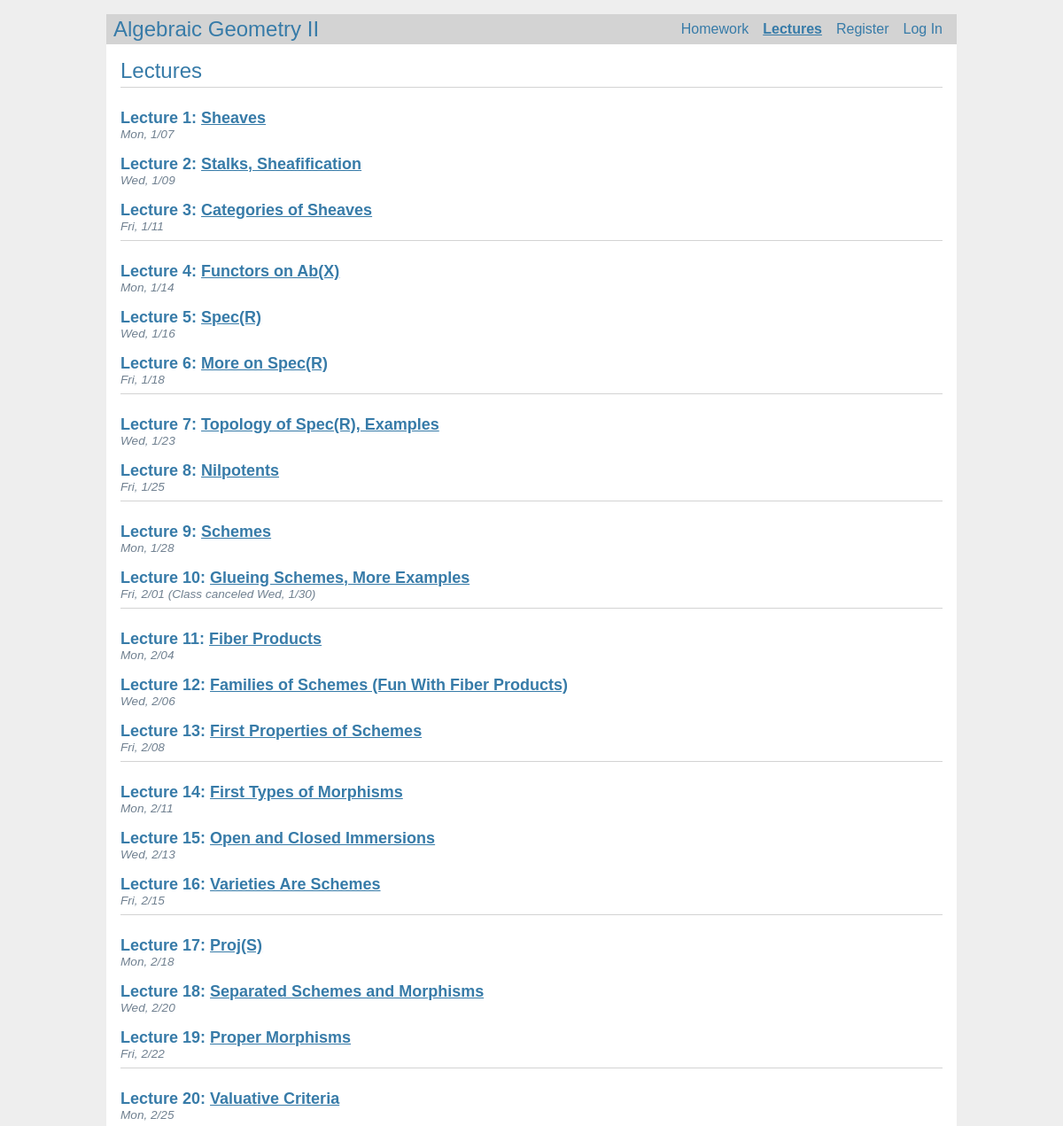
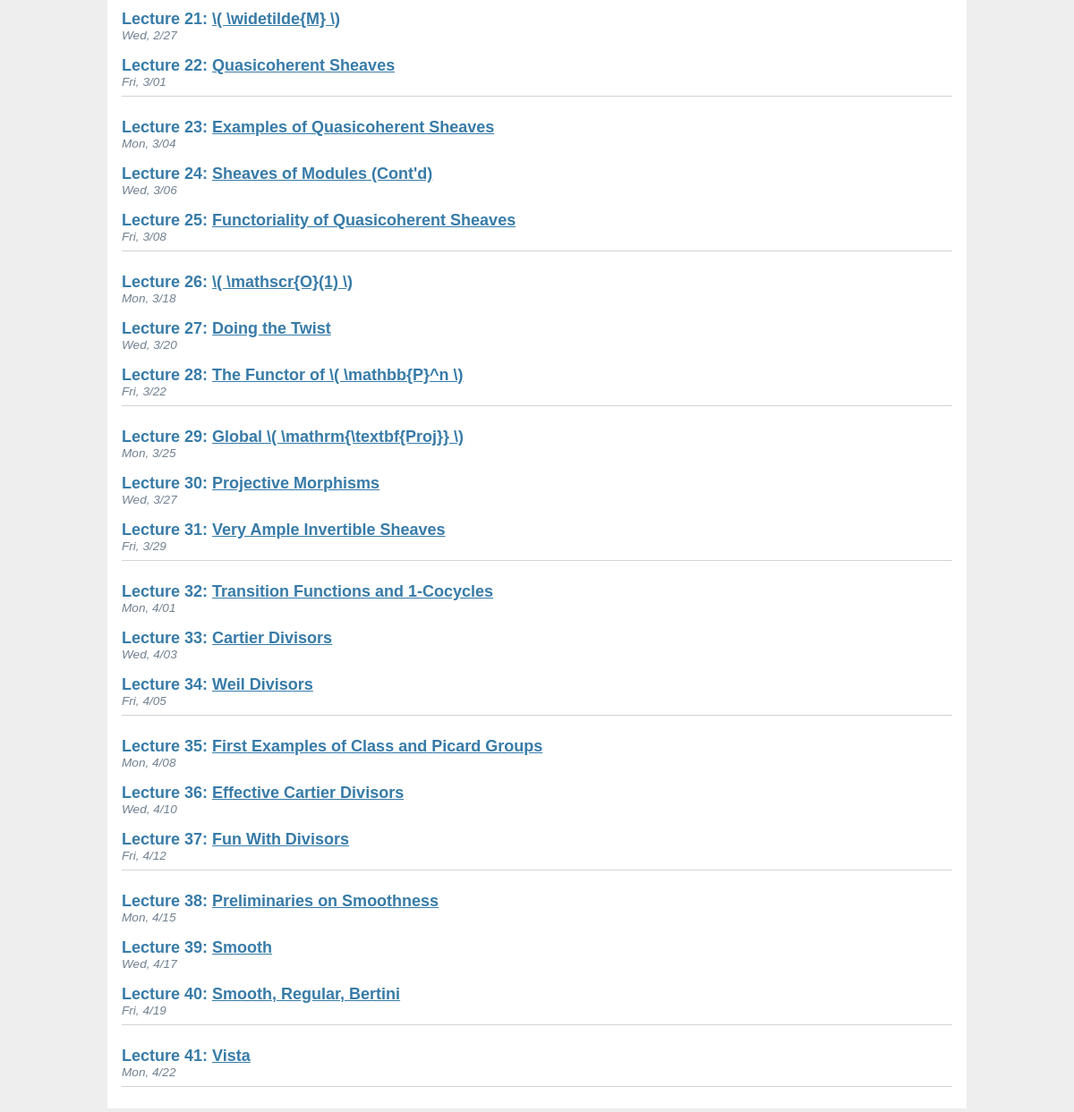
The page /lectures on the database its author committed (2 pictures, top to bottom).
### main/lectures/models.py (models this page shows, shortened)
class Lecture(Model):
    __table_args__ = {'extend_existing': True}
    Zahl = Column(db.Integer, nullable=False)
    week = Column(db.Integer, nullable=False)
    day = Column(db.String(32), nullable=False)
    title = Column(db.String(64), nullable=False)
    summary = Column(db.Text, nullable=False)
    file_lecture = Column(db.Text)
    created = Column(db.DateTime, nullable=False, default=datetime.datetime.now().astimezone())
    author_id = Column(db.Integer, db.ForeignKey("user.id"), nullable=False)
    users = relationship("main.auth.models.User", back_populates="lectures")

### main/lectures/views.py (the view)
@bp.route('/lectures')
@decorators.permission_everyone
def lectures_index():
    lectures = db_session.query(models.Lecture).join(User).all()
    try:
        M = max([lecture.week for lecture in lectures])
    except:
        M = 0
    return render_template('lectures/lectures.html', lectures=lectures, M=M)

### main/auth/views.py (called while the page is built)
@bp.before_app_request
def load_logged_in_user():
    username = session.get('username')
    if username is None:
        g.user = None
    else:
        g.user = vars(models.User.query.filter_by(username=username).first())

### main/templates/lectures/lectures.html (shortened to what this page needs)
{% extends 'base.html' %}
{% block header %}
	<h1>{% block title %}Lectures{% endblock %}</h1>
{% endblock %}
{% block content %}
	{% for wk in range(1, M+1) %}
	  	{% for lecture in lectures %}
			{% if lecture['week'] == wk %}
				<article class="post">
					<header>
						<div style="position: relative;">
							<h1><span class="BCE">Lecture {{ lecture['id'] }}: <a href="/gg">{{ lecture['title'] }}</a><span class="CE">{{ lecture['summary'] }}</span></span></h1>
							<div class="about">{{ lecture['day'] }}</div>
						</div>
					</header>
				</article>
			{% endif %}
	  	{% endfor %}
	 	<hr>
	{% endfor %}
{% endblock %}

### main/static/style.css (style rules this page uses)
h1 { font-family: sans-serif; font-weight: normal; color: #377ba8; margin: 1rem 0; }
a { color: #377ba8; }
hr { border: none; border-top: 1px solid lightgray; }
.content > header h1 { flex: auto; margin: 1rem 0 0.25rem 0; }
.post > header { display: flex; align-items: flex-end; font-size: 0.85em; }
.post > header > div:first-of-type { flex: auto; }
.post > header h1 { font-size: large; font-weight: bold; margin-bottom: 0; }
.post .about { color: slategray; font-style: italic; }
span.BCE { position: relative; }

### rows shown on the page
Lecture: id "1", title "Sheaves", day "Mon, 1/07"
Lecture: id "2", title "Stalks, Sheafification", day "Wed, 1/09"
Lecture: id "3", title "Categories of Sheaves", day "Fri, 1/11"
Lecture: id "4", title "Functors on Ab(X)", day "Mon, 1/14"
Lecture: id "5", title "Spec(R)", day "Wed, 1/16"
Lecture: id "6", title "More on Spec(R)", day "Fri, 1/18"
Lecture: id "7", title "Topology of Spec(R), Examples", day "Wed, 1/23"
Lecture: id "8", title "Nilpotents", day "Fri, 1/25"
Lecture: id "9", title "Schemes", day "Mon, 1/28"
Lecture: id "10", title "Glueing Schemes, More Examples", day "Fri, 2/01 (Class canceled Wed, 1/30)"
Lecture: id "11", title "Fiber Products", day "Mon, 2/04"
Lecture: id "12", title "Families of Schemes (Fun With Fiber Products)", day "Wed, 2/06"
Lecture: id "13", title "First Properties of Schemes", day "Fri, 2/08"
Lecture: id "14", title "First Types of Morphisms", day "Mon, 2/11"
Lecture: id "15", title "Open and Closed Immersions", day "Wed, 2/13"
Lecture: id "16", title "Varieties Are Schemes", day "Fri, 2/15"
Lecture: id "17", title "Proj(S)", day "Mon, 2/18"
Lecture: id "18", title "Separated Schemes and Morphisms", day "Wed, 2/20"
Lecture: id "19", title "Proper Morphisms", day "Fri, 2/22"
Lecture: id "20", title "Valuative Criteria", day "Mon, 2/25"
Lecture: id "21", title "\\( \\widetilde{M} \\)", day "Wed, 2/27"
Lecture: id "22", title "Quasicoherent Sheaves", day "Fri, 3/01"
Lecture: id "23", title "Examples of Quasicoherent Sheaves", day "Mon, 3/04"
Lecture: id "24", title "Sheaves of Modules (Cont'd)", day "Wed, 3/06"
Lecture: id "25", title "Functoriality of Quasicoherent Sheaves", day "Fri, 3/08"
Lecture: id "26", title "\\( \\mathscr{O}(1) \\)", day "Mon, 3/18"
Lecture: id "27", title "Doing the Twist", day "Wed, 3/20"
Lecture: id "28", title "The Functor of \\( \\mathbb{P}^n \\)", day "Fri, 3/22"
Lecture: id "29", title "Global \\( \\mathrm{\\textbf{Proj}} \\)", day "Mon, 3/25"
Lecture: id "30", title "Projective Morphisms", day "Wed, 3/27"
Lecture: id "31", title "Very Ample Invertible Sheaves", day "Fri, 3/29"
Lecture: id "32", title "Transition Functions and 1-Cocycles", day "Mon, 4/01"
Lecture: id "33", title "Cartier Divisors", day "Wed, 4/03"
Lecture: id "34", title "Weil Divisors", day "Fri, 4/05"
Lecture: id "35", title "First Examples of Class and Picard Groups", day "Mon, 4/08"
Lecture: id "36", title "Effective Cartier Divisors", day "Wed, 4/10"
Lecture: id "37", title "Fun With Divisors", day "Fri, 4/12"
Lecture: id "38", title "Preliminaries on Smoothness", day "Mon, 4/15"
Lecture: id "39", title "Smooth", day "Wed, 4/17"
Lecture: id "40", title "Smooth, Regular, Bertini", day "Fri, 4/19"
Lecture: id "41", title "Vista", day "Mon, 4/22"
